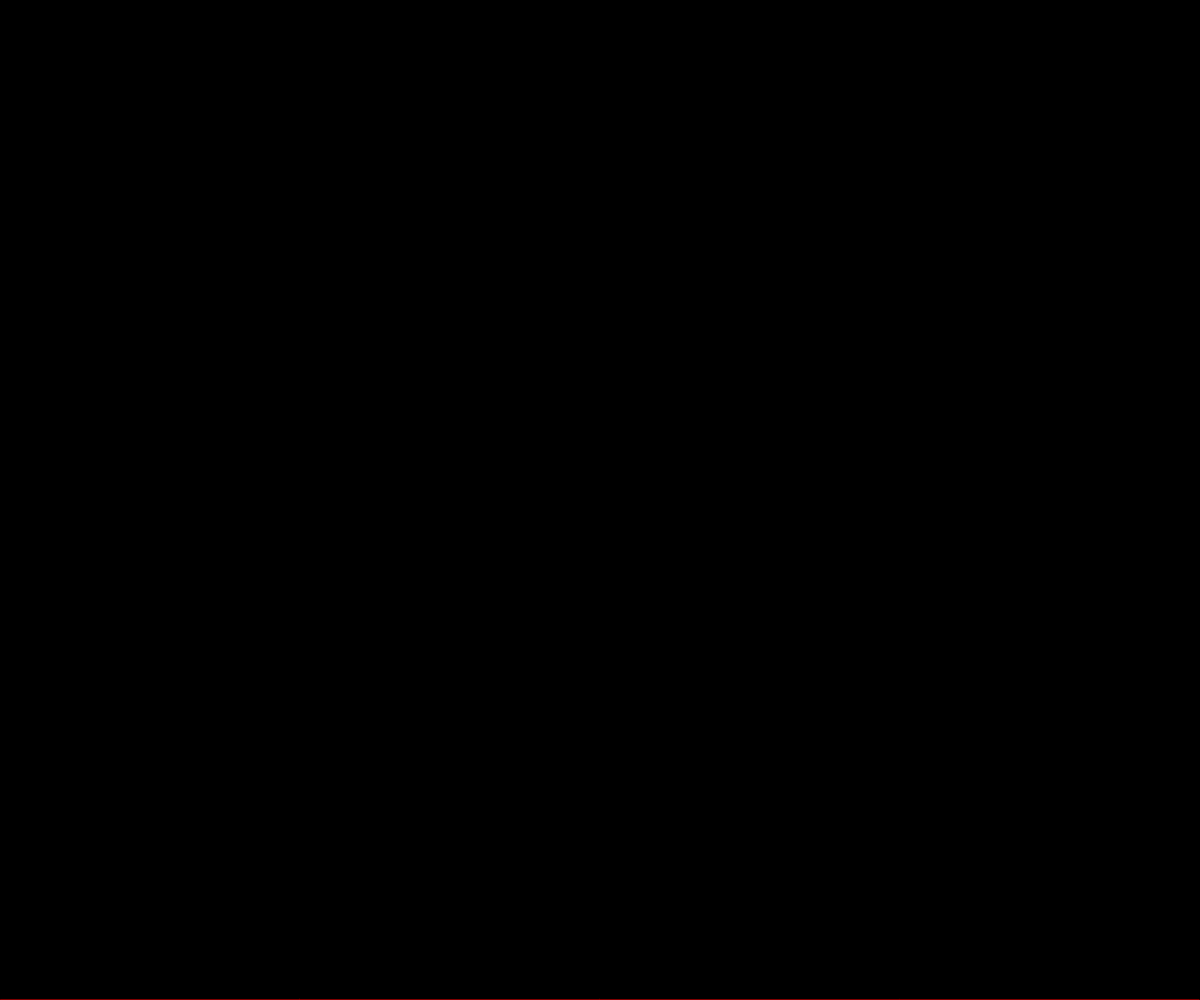
Frame 1 (no input)
Frame 60 (no input): identical to frame 1, image omitted
Frame 120 (the mouse pressed at the canvas centre since frame 60): identical to frame 1, image omitted

The p5.js sketch that drew this single still picture (run headless with seeded random() and noise() and a simulated clock; from frame 60 on, the mouse is pressed at the canvas centre):

// p5.js sketch
// ── sketch.js
console.log ('JS LOAD!')

let dpi;
let w;
let wcm;
let raggio;
let r2;
let f2;
let ml;
let hgt;
let hgt2;
let pxh;


function setup (){
    createCanvas(windowWidth, windowHeight);
    shared=true;
    dpi = pixelDensity();
    w = windowWidth / dpi;
    wcm = w * 2.54;
    raggio = wcm / 200;
    r2 = raggio * raggio;
    f2 = 3.14 * r2;
    ml = 105;
    hgt = ml / f2;
    hgt2 = pixelDensity() / 0.39;
    pxh = hgt * hgt2 * 4;
    console.log(`Size: ${pxh.toFixed(2)}`);
    
}

function draw (){
  background(0);
  fill(255,0,0);
   const rectHeight = pxh;
   const rectWidth = windowWidth;
   const centerX = width / 2;
   const canvasBottom = height;
   const rectX = centerX - rectWidth / 2;
   const rectY = canvasBottom - rectHeight;
    rect(rectX, rectY, rectWidth, rectHeight);
  
   }
  
 

   
